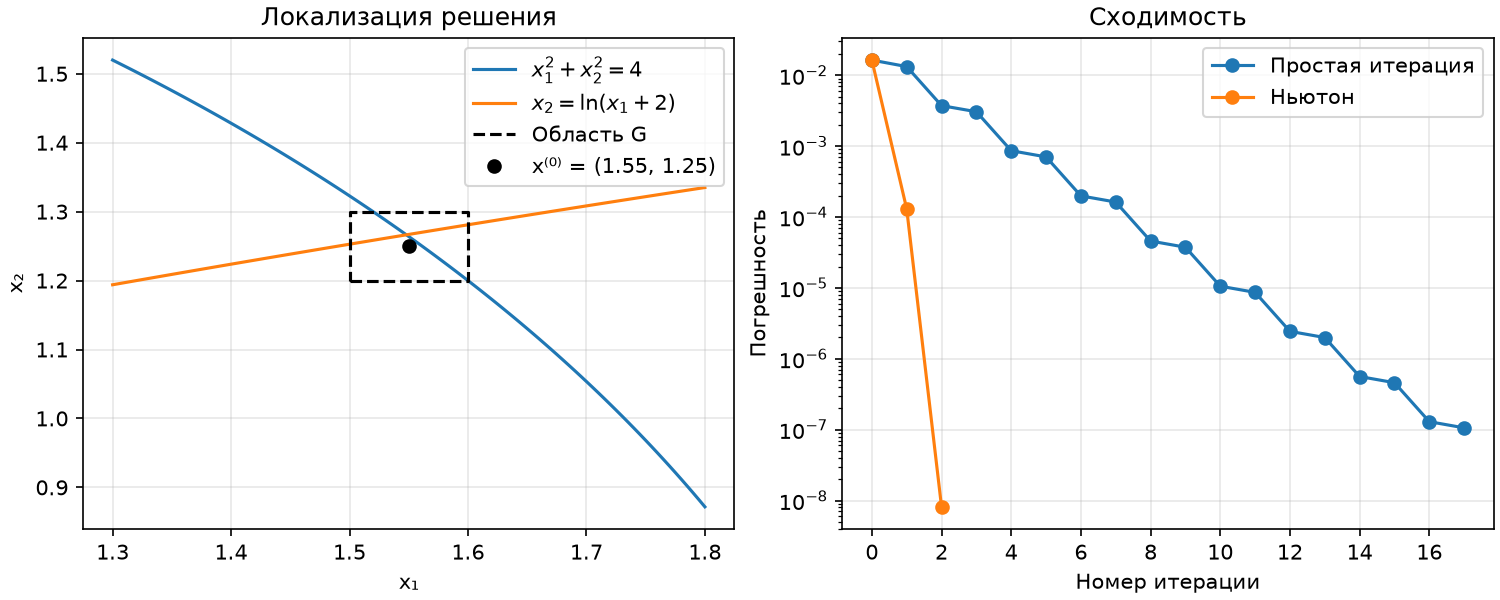

This chart was generated by the following Python code:
"""
2.2.
Реализовать методы простой итерации и Ньютона решения систем нелинейных
уравнений. В качестве входных данных задать точность вычислений.

Найти решение системы, в котором обе неизвестные положительны (начальное
приближение определить графически). Проанализировать зависимость
погрешности вычислений от количества итераций.

Вариант 7.
a = 2.
x1^2 + x2^2 - a^2 = 0
x1 - e^x2 + a = 0
"""

from math import exp, log, sqrt

import matplotlib.pyplot as plt
from matplotlib.ticker import MaxNLocator


def f(x1, x2):
    """Вычисляет левые части двух уравнений при a = 2."""

    return x1**2 + x2**2 - 4, x1 - exp(x2) + 2


def phi(x1, x2):
    """Вычисляет новую пару для простой итерации в первой четверти."""

    return sqrt(4 - x2**2), log(x1 + 2)


def max_difference(x, y):
    """Возвращает наибольшую разность координат по модулю."""

    return max(abs(x[0] - y[0]), abs(x[1] - y[1]))


def simple_iteration(x0, q, eps, max_iter=100):
    """Возвращает приближения простой итерации и последнюю оценку погрешности."""

    x = x0
    history = [x]
    for _ in range(max_iter):
        x1, x2 = x
        x_next = phi(x1, x2)  # Обе новые координаты считаем из старой пары.
        error_bound = q / (1 - q) * max_difference(x_next, x)  # Оценка (2.26).
        history.append(x_next)
        if error_bound <= eps:
            return history, error_bound
        x = x_next

    raise RuntimeError("Метод простой итерации не достиг заданной точности.")


def newton(x0, eps, max_iter=100):
    """Возвращает приближения Ньютона и норму последнего шага."""

    x = x0
    history = [x]
    for _ in range(max_iter):
        x1, x2 = x
        f1, f2 = f(x1, x2)

        # Строки матрицы Якоби — частные производные f1 и f2.
        j11, j12 = 2 * x1, 2 * x2
        j21, j22 = 1, -exp(x2)
        det_j = j11 * j22 - j12 * j21
        if abs(det_j) < 1e-14:
            raise RuntimeError(
                "Определитель матрицы Якоби слишком близок к нулю.")

        # Решаем J * delta = -f по формулам Крамера.
        det_1 = -f1 * j22 + j12 * f2
        det_2 = -j11 * f2 + f1 * j21
        x_next = (x1 + det_1 / det_j, x2 + det_2 / det_j)
        step = max_difference(x_next, x)
        history.append(x_next)
        if step <= eps:
            return history, step
        x = x_next

    raise RuntimeError("Метод Ньютона не достиг заданной точности.")


def print_result(name, x, criterion, errors):
    """Печатает решение, невязки и погрешность на каждом шаге."""

    x1, x2 = x
    f1, f2 = f(x1, x2)
    label, value = criterion
    print(f"\n{name}. Итераций: {len(errors) - 1}")
    print(f"Ответ: ({x1:.15g}, {x2:.15g})")
    print(f"Невязки: {abs(f1):.2e}, {abs(f2):.2e}")
    print(f"{label}: {value:.2e}")
    print("  k   Погрешность")
    for k, error in enumerate(errors):
        print(f"{k:3d}   {error:.2e}")


def show_plots(x0, iteration_errors, newton_errors):
    """Строит кривые системы 2.2 и отмечает область G и начальную точку."""

    _, (curves, errors) = plt.subplots(
        1, 2, figsize=(10, 4), layout="constrained")
    xs = [1.3 + i * 0.005 for i in range(101)]
    curves.plot(xs, [sqrt(4 - x**2) for x in xs], label=r"$x_1^2+x_2^2=4$")
    curves.plot(xs, [log(x + 2) for x in xs], label=r"$x_2=\ln(x_1+2)$")
    curves.plot([1.5, 1.6, 1.6, 1.5, 1.5], [1.2, 1.2, 1.3, 1.3, 1.2],
                "k--", label="Область G")
    curves.plot(x0[0], x0[1], "ko", label=f"x⁽⁰⁾ = {x0}")
    curves.set(xlabel="x₁", ylabel="x₂", title="Локализация решения")
    errors.set_yscale("log", nonpositive="mask")  # Нулевые ошибки пропускаем.
    errors.xaxis.set_major_locator(MaxNLocator(integer=True))
    errors.plot(iteration_errors, "o-", label="Простая итерация")
    errors.plot(newton_errors, "o-", label="Ньютон")
    errors.set(xlabel="Номер итерации",
               ylabel="Погрешность", title="Сходимость")
    for ax in (curves, errors):
        ax.grid(alpha=0.3)
        ax.legend()
    plt.show()


def main():
    """Решает систему варианта 7 обоими методами, выводит результаты и показывает графики."""

    eps = 1e-6  # Точность вычислений.
    x0 = (1.55, 1.25)  # Середина G = [1.5, 1.6] × [1.2, 1.3].
    q = max(1.3 / sqrt(4 - 1.3**2), 1 / 3.5)  # Граница нормы phi'.
    # Эталон из скалярного уравнения.
    x_ref = (1.5479914435766522, 1.2663816528256687)

    iteration_history, bound = simple_iteration(x0, q, eps)
    newton_history, step = newton(x0, eps)
    iteration_errors = [max_difference(x, x_ref) for x in iteration_history]
    newton_errors = [max_difference(x, x_ref) for x in newton_history]

    print("2.2. Вариант 7. x1**2 + x2**2 = 4, x1 = exp(x2) - 2")
    print(
        f"G = [1.5, 1.6] × [1.2, 1.3], x0 = {x0}, eps = {eps:g}, q = {q:.6f}")
    print_result("Простая итерация", iteration_history[-1],
                 ("Оценка погрешности", bound), iteration_errors)
    print_result("Ньютон", newton_history[-1],
                 ("Последний шаг", step), newton_errors)
    show_plots(x0, iteration_errors, newton_errors)


if __name__ == "__main__":
    main()
